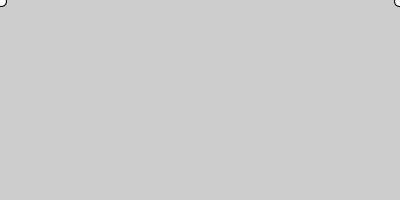
Frame 1 (no input)
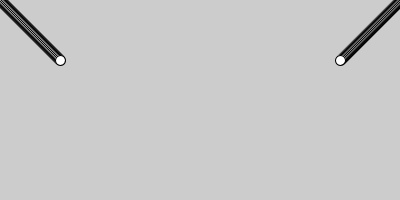
Frame 60 (the mouse pressed at the canvas centre just before this capture)
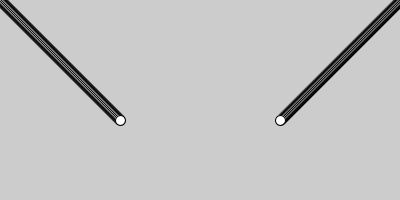
Frame 120 (the mouse held since frame 60 and released just before this capture)

The Processing sketch that drew these frames (run headless with seeded random() and noise(); from frame 60 on, the mouse is pressed at the canvas centre):

// Processing sketch: sketch_170620e
// ── sketch_170620e.pde
float x,y;

void setup(){
  size(400,200); 
  colorMode(HSB);
}
void draw(){
  //background(196);
  x = frameCount%width;
  y = frameCount%height;
  ellipse(x,y,10,10);
  ellipse(width-x,y,10,10);
}
